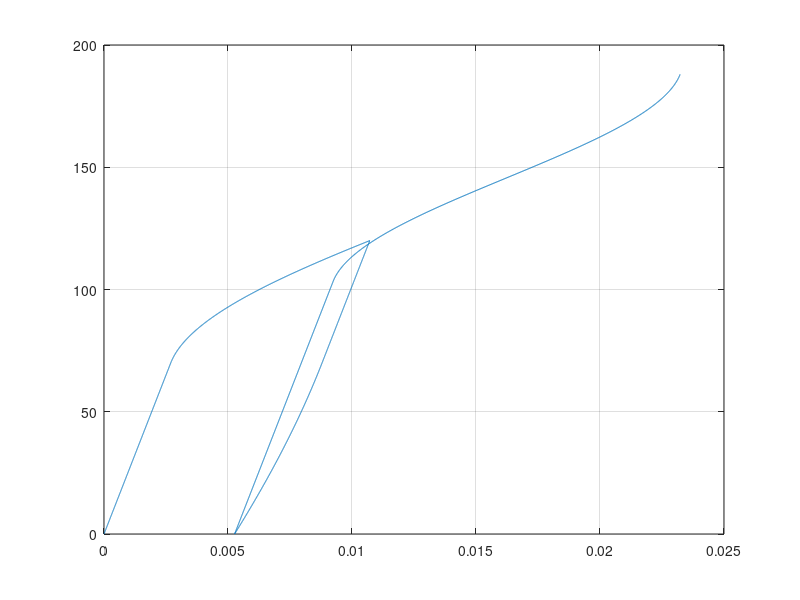

This figure's MATLAB source:
clear
clc
close all
% Cu-Al-Zn-Mn
E_a = 34.9e3; %[MPa]
E_m_p = 26e3; %[MPa]
E_m_n = 33e3;
E_m_T = 26e3;
% E_m_T+ = E_m_T- --> Ricorda che twinned negativa = twinned positiva
Teta = 0.55; %[MPa/°C]
Mf = -55; %[°C]
Ms = -35; %[°C]
As = -30; %[°C]
Af = -15; %[°C]
C_M_p = 1; %[MPa/°C]
C_A_p = 3; %[MPa/°C]
C_M_n = 0.2;
C_A_n = 3;
sigma_s_cr_p = 70; %[MPa]
sigma_f_cr_p = 188; %[MPa]
sigma_s_cr_n = -0;
sigma_f_cr_n = -220;
eps_L_p = 0.016;
eps_L_n = -0.0146;
a_M = pi / (Ms - Mf);
a_A = pi / (Af - As);
T = -60;
%% Tensione-compressione
E = E_m_T;
csi_S_p = 0;
csi_S_n = 0;
csi_T = 1;
% Linear Tension
sigma = linspace(0, sigma_s_cr_p, 1000)';
eps = sigma / E(end) + eps_L_p * csi_S_p(end) + eps_L_n * csi_S_n(end);
% Reorientation T
sigma2 = linspace(sigma(end), 120, 1000)';
Y2 = cos(pi * (sigma2 - sigma_s_cr_p) / (sigma_f_cr_p - sigma_s_cr_p));
csi_S_p2 = (1 - Y2) / 2 + csi_S_p(end) * (1 + Y2) / 2;
csi_T2 = csi_T(end) * (1 - csi_S_p2) / (1 - csi_S_p(end));
csi_S_n2 = csi_S_n(end) * (1 - csi_S_p2) / (1 - csi_S_p(end));
E2 = E_a + csi_S_p2 * (E_m_p - E_a) + csi_S_n2 * (E_m_n - E_a) + csi_T2 * (E_m_T - E_a);
eps2 = sigma2 ./ E2 + eps_L_p * csi_S_p2 + eps_L_n * csi_S_n2;
eps_down = -eps2(end);
% Linear Unloading
sigma3 = linspace(sigma2(end), sigma_s_cr_p, 1000)';
eps3 = sigma3 / E2(end) + eps_L_p * csi_S_p2(end) + eps_L_n * csi_S_n2(end);
% Self-Accommodation
sigma4 = linspace(sigma3(end), sigma_s_cr_n, 1000)';
Y4 = cos(pi * (sigma4 - sigma_s_cr_p) / (sigma_f_cr_n - sigma_s_cr_p));
csi_T4 = (1 - Y4) / 2 + csi_T2(end) * (1 + Y4) / 2;
csi_S_n4 = csi_S_n2(end);
csi_S_p4 = csi_S_p2(end) * (1 - csi_T4 - csi_S_n4) / (1 - csi_T2(end) - csi_S_n4);
E4 = E_a + csi_S_p4 * (E_m_p - E_a) + csi_S_n4 * (E_m_n - E_a) + csi_T4 * (E_m_T - E_a);
eps4 = sigma4 ./ E4 + eps_L_p * csi_S_p4 + eps_L_n * csi_S_n4;
% Reorientation C
sigma5 = linspace(sigma4(end), sigma_f_cr_n, 1000)';
Y5 = cos(pi * (sigma5 - sigma_s_cr_n) / (sigma_f_cr_n - sigma_s_cr_n));
csi_S_n5 = (1 - Y5) / 2 + csi_S_n4(end) * (1 + Y5) / 2;
csi_S_p5 = csi_S_p4(end) * (1 - csi_S_n5) / (1 - csi_S_n4(end));
csi_T5 = csi_T4(end) * (1 - csi_S_n5) / (1 - csi_S_n4(end));
E5 = E_a + csi_S_p5 * (E_m_p - E_a) + csi_S_n5 * (E_m_n - E_a) + csi_T5 * (E_m_T - E_a);
eps5 = sigma5 ./ E5 + eps_L_p * csi_S_p5 + eps_L_n * csi_S_n5;
eps5 = eps5(eps5 >= eps_down);
sigma5 = sigma5(1:length(eps5));
csi_S_p5 = csi_S_p5(1:length(eps5));
csi_S_n5 = csi_S_n5(1:length(eps5));
csi_T5 = csi_T5(1:length(eps5));
E5 = E5(1:length(eps5));
% Linear C Unloading
sigma6 = linspace(sigma5(end), sigma_s_cr_n, 1000)';
eps6 = sigma6 / E5(end) + eps_L_p * csi_S_p5(end) + eps_L_n * csi_S_n5(end);
%Self-Accommodation
sigma7 = linspace(sigma6(end), sigma_s_cr_p, 1000)';
Y7 = cos(pi * (sigma7 - sigma_s_cr_n) / (sigma_f_cr_p - sigma_s_cr_n));
csi_T7 = (1 - Y7) / 2 + csi_T5(end) * (1 + Y7) / 2;
csi_S_p7 = csi_S_p5(end);
csi_S_n7 = csi_S_n5(end) * (1 - csi_T7 - csi_S_p7) / (1 - csi_T5(end) - csi_S_p7);
E7 = E_a + csi_S_p7 * (E_m_p - E_a) + csi_S_n7 * (E_m_n - E_a) + csi_T7 * (E_m_T - E_a);
eps7 = sigma7 ./ E7 + eps_L_p * csi_S_p7 + eps_L_n * csi_S_n7;
% Reorientation T 2
sigma8 = linspace(sigma7(end), 120, 1000)';
Y8 = cos(pi * (sigma8 - sigma_s_cr_p) / (sigma_f_cr_p - sigma_s_cr_p));
csi_S_p8 = (1 - Y8) / 2 + csi_S_p7(end) * (1 + Y8) / 2;
csi_T8 = csi_T7(end) * (1 - csi_S_p8) / (1 - csi_S_p7(end));
csi_S_n8 = csi_S_n7(end) * (1 - csi_S_p8) / (1 - csi_S_p7(end));
E8 = E_a + csi_S_p8 * (E_m_p - E_a) + csi_S_n8 * (E_m_n - E_a) + csi_T8 * (E_m_T - E_a);
eps8 = sigma8 ./ E8 + eps_L_p * csi_S_p8 + eps_L_n * csi_S_n8;

sigma_plot = [sigma;sigma2;sigma3;sigma4;sigma5;sigma6;sigma7;sigma8];
eps_plot = [eps;eps2;eps3;eps4;eps5;eps6;eps7;eps8];

%% Loading-Unloading
E = E_m_T;
csi_S_p = 0;
csi_S_n = 0;
csi_T = 1;
% Linear Tension
sigma = linspace(0, sigma_s_cr_p, 1000)';
eps = sigma / E(end) + eps_L_p * csi_S_p(end) + eps_L_n * csi_S_n(end);
% Reorientation T
sigma2 = linspace(sigma(end), 120, 1000)';
Y2 = cos(pi * (sigma2 - sigma_s_cr_p) / (sigma_f_cr_p - sigma_s_cr_p));
csi_S_p2 = (1 - Y2) / 2 + csi_S_p(end) * (1 + Y2) / 2;
csi_T2 = csi_T(end) * (1 - csi_S_p2) / (1 - csi_S_p(end));
csi_S_n2 = csi_S_n(end) * (1 - csi_S_p2) / (1 - csi_S_p(end));
E2 = E_a + csi_S_p2 * (E_m_p - E_a) + csi_S_n2 * (E_m_n - E_a) + csi_T2 * (E_m_T - E_a);
eps2 = sigma2 ./ E2 + eps_L_p * csi_S_p2 + eps_L_n * csi_S_n2;
eps_down = -eps2(end);
% Linear Unloading
sigma3 = linspace(sigma2(end), sigma_s_cr_p, 1000)';
eps3 = sigma3 / E2(end) + eps_L_p * csi_S_p2(end) + eps_L_n * csi_S_n2(end);
% Self-Accommodation
sigma4 = linspace(sigma3(end), 0, 1000)';
Y4 = cos(pi * (sigma4 - sigma_s_cr_p) / (sigma_f_cr_n - sigma_s_cr_p));
csi_T4 = (1 - Y4) / 2 + csi_T2(end) * (1 + Y4) / 2;
csi_S_n4 = csi_S_n2(end);
csi_S_p4 = csi_S_p2(end) * (1 - csi_T4 - csi_S_n4) / (1 - csi_T2(end) - csi_S_n4);
E4 = E_a + csi_S_p4 * (E_m_p - E_a) + csi_S_n4 * (E_m_n - E_a) + csi_T4 * (E_m_T - E_a);
eps4 = sigma4 ./ E4 + eps_L_p * csi_S_p4 + eps_L_n * csi_S_n4;
% Reverse Self-Accommodation
sigma5 = linspace(sigma4(end), sigma_s_cr_p+(sigma2(end)-sigma_s_cr_p)/1.5, 1000)';
eps5 = sigma5 / E4(end) + eps_L_p * csi_S_p4(end) + eps_L_n * csi_S_n4(end);

sigma6 = linspace(sigma5(end), sigma_f_cr_p, 1000)';
Y6 = cos(pi * (sigma6 - sigma6(1)) / (sigma_f_cr_p - sigma6(1)));
csi_S_p6 = (1 - Y6) / 2 + csi_S_p4(end) * (1 + Y6) / 2;
csi_T6 = csi_T4(end) * (1 - csi_S_p6) / (1 - csi_S_p4(end));
csi_S_n6 = csi_S_n4(end) * (1 - csi_S_p6) / (1 - csi_S_p4(end));
E6 = E_a + csi_S_p6 * (E_m_p - E_a) + csi_S_n6 * (E_m_n - E_a) + csi_T6 * (E_m_T - E_a);
eps6 = sigma6 ./ E6 + eps_L_p * csi_S_p6 + eps_L_n * csi_S_n6;
sigma_plot = [sigma;sigma2;sigma3;sigma4;sigma5;sigma6];%sigma7;sigma8];
eps_plot = [eps;eps2;eps3;eps4;eps5;eps6];%eps7;eps8];

%%
figure
plot(eps_plot,sigma_plot)
grid on
